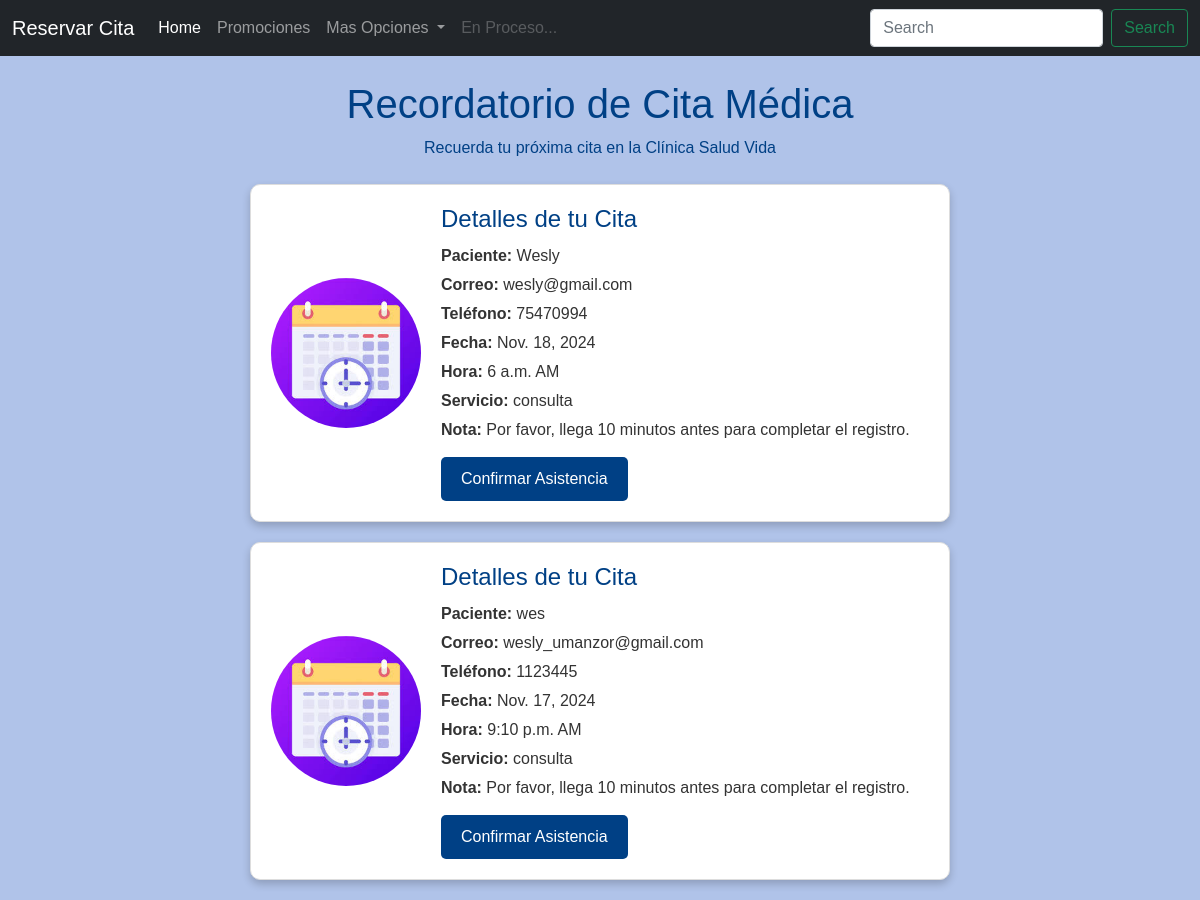
Page /recordatorios/ on the earlier database version.
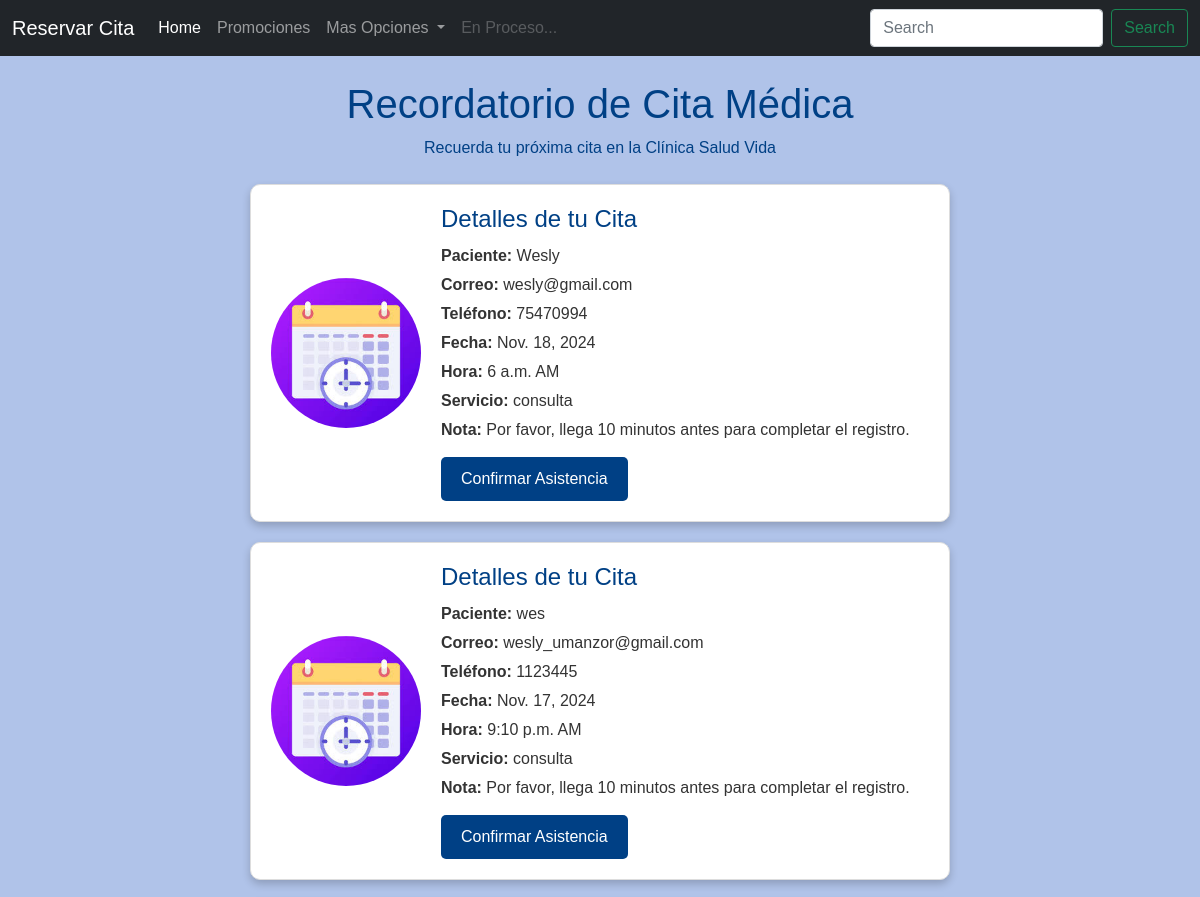
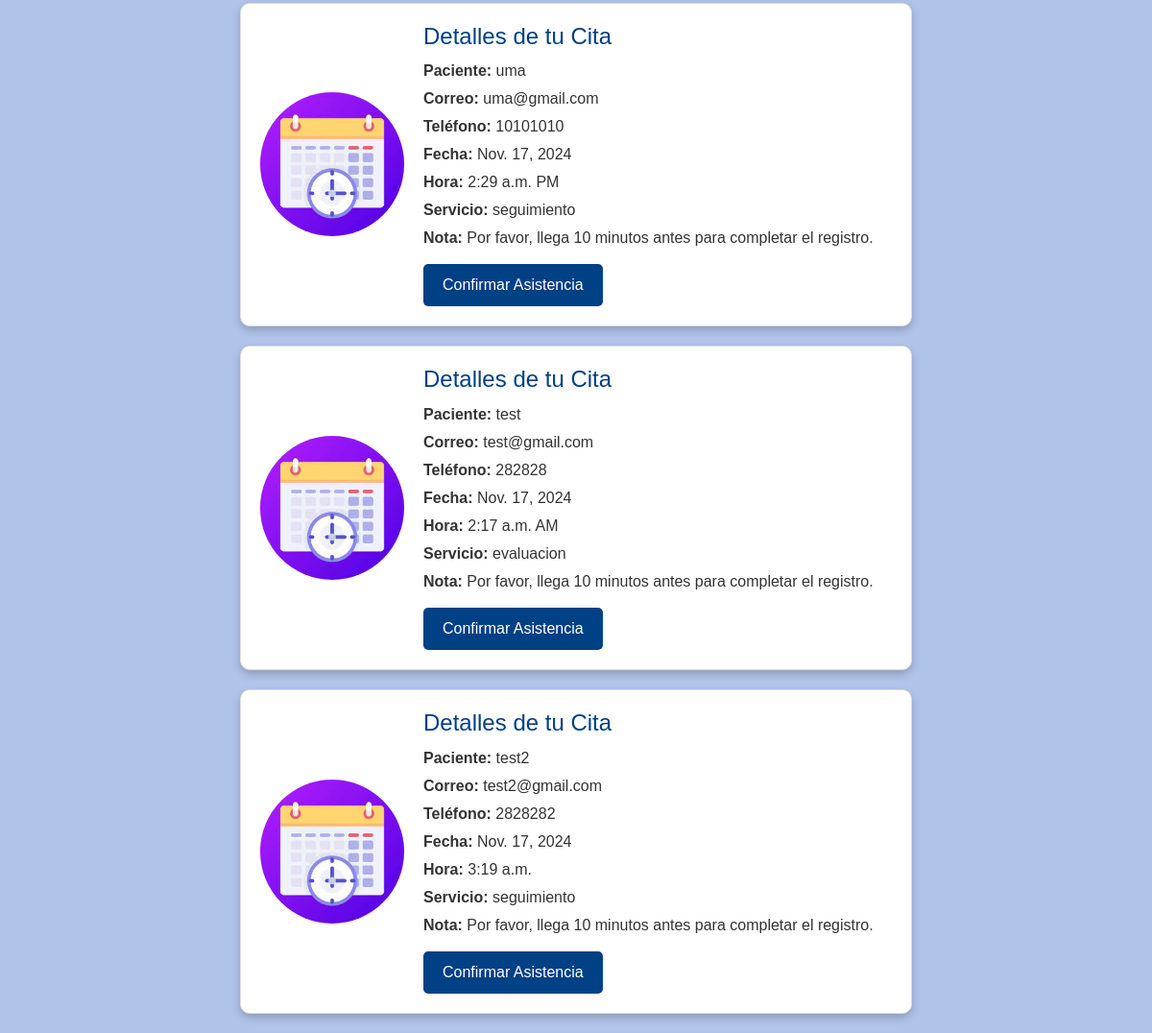
Same page on the later database version (2 pictures, top to bottom).
### App/models.py (models this page shows, shortened)
class reservacion(models.Model):
    nombre = models.CharField(max_length=100)
    correo = models.CharField(max_length=110)
    telefono = models.IntegerField()
    fecita = models.DateField()
    hora = models.TimeField()
    ampm = models.CharField(max_length=2, choices=[('AM', 'AM'), ('PM', 'PM')])
    servicio = models.CharField(
        max_length=20,
        choices=[
            ('consulta', 'Consulta'),
            ('seguimiento', 'Seguimiento'),
            ('evaluacion', 'Evaluación'),
        ],
    )

### App/views.py (the view)
# urls.py: path('recordatorios/',views.recordatorios, name='recordatorios'),
def recordatorios(request):
    reservaciones = reservacion.objects.all()
    return render(request, "recordatorios.html", {"reservaciones": reservaciones})

### App/templates/recordatorios.html (shortened to what this page needs)
{% extends 'base.html' %}
{% load static %}
{% block extra_styles %}
<link rel="stylesheet" type="text/css" href="{% static 'App/recordatorios.css' %}">
{% endblock %}
{% block content %}
<header class="text-center my-4">
    <h1>Recordatorio de Cita Médica</h1>
    <p>Recuerda tu próxima cita en la Clínica Salud Vida</p>
</header>
<div class="container">
    {% for reserva in reservaciones %}
    <div class="recordatorio-card">
        <img src="{% static 'App/recordatorio.jpg' %}" alt="Doctor en la clínica" class="recordatorio-img">
        <div class="recordatorio-content">
            <h3>Detalles de tu Cita</h3>
            <p><strong>Paciente:</strong> {{ reserva.nombre }}</p>
            <p><strong>Correo:</strong> {{ reserva.correo }}</p>
            <p><strong>Teléfono:</strong> {{ reserva.telefono }}</p>
            <p><strong>Fecha:</strong> {{ reserva.fecita }}</p>
            <p><strong>Hora:</strong> {{ reserva.hora }} {{ reserva.ampm }}</p>
            <p><strong>Servicio:</strong> {{ reserva.servicio }}</p>
            <p><strong>Nota:</strong> Por favor, llega 10 minutos antes para completar el registro.</p>
            <a href="#" class="confirm-button">Confirmar Asistencia</a>
        </div>
    </div>
    {% endfor %}
</div>
{% endblock %}

### App/templates/base.html (shortened to what this page needs)
<!DOCTYPE html>
<html lang="es">
<head>
    <link href="https://cdn.jsdelivr.net/npm/bootstrap@5.0.2/dist/css/bootstrap.min.css" rel="stylesheet">
    {% block extra_styles %}{% endblock %}
</head>
<body>
    <nav class="navbar navbar-expand-lg navbar-light bg-light navbar navbar-dark bg-dark">
        <div class="container-fluid">
          <a class="navbar-brand" href="{% url 'reservacion' %}">Reservar Cita</a>
          <div class="collapse navbar-collapse" id="navbarSupportedContent">
            <ul class="navbar-nav me-auto mb-2 mb-lg-0">
              <li class="nav-item">
                <a class="nav-link active" aria-current="page" href="{% url 'inicio' %}">Home</a>
              </li>
              <li class="nav-item">
                <a class="nav-link" href="{% url 'promociones' %}">Promociones</a>
              </li>
              <li class="nav-item dropdown">
                <a class="nav-link dropdown-toggle" href="#" id="navbarDropdown" role="button" data-bs-toggle="dropdown" aria-expanded="false">
                  Mas Opciones
                </a>
              </li>
              <li class="nav-item">
                <a class="nav-link disabled" href="{% url 'recordatorios' %}" tabindex="-1" aria-disabled="true">En Proceso...</a>
              </li>
            </ul>
            <form class="d-flex">
              <input class="form-control me-2" type="search" placeholder="Search" aria-label="Search">
              <button class="btn btn-outline-success" type="submit">Search</button>
            </form>
          </div>
        </div>
    </nav>
    <div class="container">
        {% block content %}
        {% endblock %}
    </div>
</body>
</html>

### App/static/App/recordatorios.css (style rules this page uses)
body { font-family: Arial, sans-serif; background-color: #b0c3e9; color: #333; }
header { color: #004085; }
.recordatorio-card { display: flex; align-items: center; border: 1px solid #ddd; border-radius: 10px; padding: 20px; background-color: #fff; max-width: 700px; margin: 20px auto; box-shadow: 0 4px 8px rgba(0, 0, 0, 0.2); }
.recordatorio-img { width: 150px; height: 150px; border-radius: 50%; margin-right: 20px; object-fit: cover; }
.recordatorio-content { flex: 1; }
.recordatorio-content h3 { color: #004085; font-size: 1.5rem; margin-bottom: 10px; }
.recordatorio-content p { margin: 5px 0; }
.confirm-button { display: inline-block; margin-top: 10px; padding: 10px 20px; background-color: #004085; color: #fff; text-decoration: none; border-radius: 5px; transition: background-color 0.3s ease; }

Differences in the rows shown:
added reservacion: nombre "uma", correo "uma@gmail.com", telefono "10101010", fecita "Nov. 17, 2024", hora "2:29 a.m.", ampm "PM", servicio "seguimiento"
added reservacion: nombre "test", correo "test@gmail.com", telefono "282828", fecita "Nov. 17, 2024", hora "2:17 a.m.", ampm "AM", servicio "evaluacion"
added reservacion: nombre "test2", correo "test2@gmail.com", telefono "2828282", fecita "Nov. 17, 2024", hora "3:19 a.m.", servicio "seguimiento"
